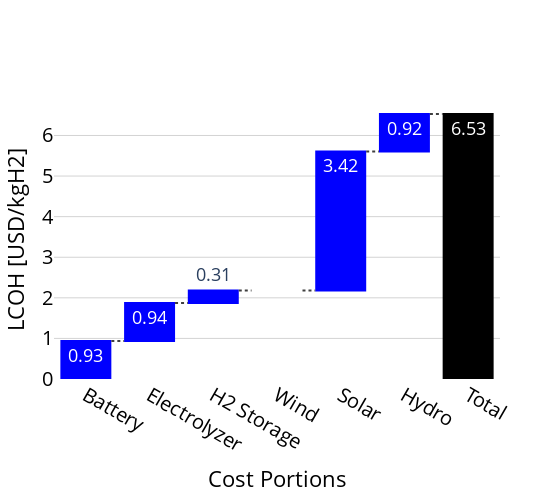

Write notebook code for a chart like this one.
### Code cell
hydro_year = "atlite" # wet dry atlite
scenario_year = "30" # 25 30
electrolyser_type = "alk" # ALK PEM

gdf_data = gpd.read_file(f'Resources\\net_generation\\Scenario_{hydro_year}_{electrolyser_type}_{scenario_year}\\hex_cost_components.geojson')
# gdf_data = gpd.read_file(f'Resources\\Scenario_{hydro_year}_{electrolyser_type}_{scenario_year}\\hex_cost_components.geojson')

generate_waterfall_chart(gdf_data, 'trucking')

vmin = gdf_data["Vientiane trucking production cost"].min() - 0.5
plot_full_cost_map(
    gdf_data, 'Vientiane', 'Vientiane trucking production cost', 
    r'Resources\Scenario_dry_ALK_25\Visualisation\visualisation_lowest_cost.png', 
    vmin=vmin, vmax=vmax
)

plot_cost_distribution(gdf_data, 
                       'Vientiane trucking production cost', 
                       'cost_distribution.png', 15)

### Figure 1 — Plotly figure (JSON) as saved in the notebook; plotly's stock layout.template omitted (floating-point values rounded to 4 significant figures)
{"data": [{"connector": {"line": {"color": "rgb(63, 63, 63)", "dash": "dot"}}, "decreasing": {"marker": {"color": "#ff7f0e"}}, "increasing": {"marker": {"color": "#0000ff"}}, "measure": ["relative", "relative", "relative", "relative", "relative", "relative", "total"], "orientation": "v", "text": ["0.93", "0.94", "0.31", "0.00", "3.42", "0.92", "6.53"], "totals": {"marker": {"color": "#000000"}}, "type": "waterfall", "x": ["Battery", "Electrolyzer", "H2 Storage", "Wind", "Solar", "Hydro", "Total"], "y": [0.9347, 0.9356, 0.3116, 0, 3.425, 0.9236, 0]}], "layout": {"font": {"size": 18}, "height": 500, "margin": {"b": 50, "l": 50, "r": 50, "t": 100}, "plot_bgcolor": "white", "showlegend": false, "width": 550, "xaxis": {"tickfont": {"color": "black", "size": 20}, "title": {"font": {"color": "black", "size": 22}, "text": "Cost Portions"}}, "yaxis": {"gridcolor": "lightgrey", "showgrid": true, "tickfont": {"color": "black", "size": 20}, "title": {"font": {"color": "black", "size": 22}, "text": "LCOH [USD/kgH2]"}}}}
